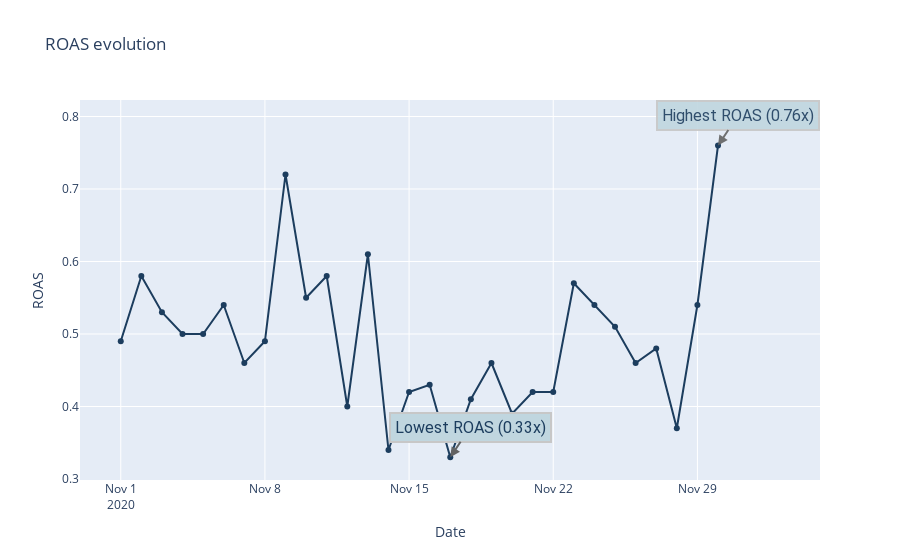

The notebook cell this image was saved under:
### Markdown cell above
### ROAS Evolution

### Code cell
campaigns['spend_date'] = pd.to_datetime(campaigns['spend_date'])
campaigns['spend_date_dt'] = campaigns['spend_date'].dt.date
campaigns_sub = campaigns.groupby(['spend_date_dt'])['impressions','spend'].sum().reset_index()

transaction = pd.concat([app_campaigns,web_campaigns])
transaction['purchased_at'] = pd.to_datetime(transaction['purchased_at'])
transaction['purchased_at_date'] = transaction['purchased_at'].dt.date

transaction = transaction.groupby(['purchased_at_date'])['revenue'].sum().reset_index()

ROAS = pd.merge(transaction,campaigns_sub, how  = 'inner', right_on = ['spend_date_dt'],left_on = ['purchased_at_date'] )
#ROAS = pd.concat([ROAS,web_final]).reset_index(drop = True)
ROAS = ROAS.groupby(['purchased_at_date'])['revenue','impressions','spend'].sum().reset_index()
ROAS['ROAS'] = (ROAS['revenue']/ROAS['spend']).round(2)
fig = go.Figure(data=go.Scatter(x=ROAS.purchased_at_date, y=ROAS.ROAS, mode='lines+markers', line = {'color' : '#1c3d5e'},
                                text = ROAS.ROAS,texttemplate='%{text:.1f}', textposition='top center' ))
fig = fig.update_layout(
    title="ROAS evolution",
    xaxis_title="Date",
    yaxis_title="ROAS")
fig = fig.add_annotation(x='2020-11-30', y=0.76,
            text="Highest ROAS (0.76x)",
            showarrow=True,
        font=dict(
            family="Roboto, monospace, bold",
            size=16,
            color="#1c3d5e"
            ),
        align="center",
        arrowhead=2,
        arrowsize=1,
        arrowwidth=2,
        arrowcolor="#636363",
        ax=20,
        ay=-30,
        bordercolor="#c7c7c7",
        borderwidth=2,
        borderpad=4,
        bgcolor="#c0d6df",
        opacity=0.9)
fig.add_annotation(x='2020-11-17', y=0.33,
            text="Lowest ROAS (0.33x)",
            showarrow=True,
        font=dict(
            family="Roboto, monospace, bold",
            size=16,
            color="#1c3d5e"
            ),
        align="center",
        arrowhead=2,
        arrowsize=1,
        arrowwidth=2,
        arrowcolor="#636363",
        ax=20,
        ay=-30,
        bordercolor="#c7c7c7",
        borderwidth=2,
        borderpad=4,
        bgcolor="#c0d6df",
        opacity=1)

### Figure 1 — Plotly figure (JSON) as saved in the notebook; plotly's stock layout.template omitted (floating-point values rounded to 4 significant figures)
{"data": [{"line": {"color": "#1c3d5e"}, "mode": "lines+markers", "text": [0.49, 0.58, 0.53, 0.5, 0.5, 0.54, 0.46, 0.49, 0.72, 0.55, 0.58, 0.4, 0.61, 0.34, 0.42, 0.43, 0.33, 0.41, 0.46, 0.39, 0.42, 0.42, 0.57, 0.54, 0.51, 0.46, 0.48, 0.37, 0.54, 0.76], "textposition": "top center", "texttemplate": "%{text:.1f}", "type": "scatter", "x": ["2020-11-01", "2020-11-02", "2020-11-03", "2020-11-04", "2020-11-05", "2020-11-06", "2020-11-07", "2020-11-08", "2020-11-09", "2020-11-10", "2020-11-11", "2020-11-12", "2020-11-13", "2020-11-14", "2020-11-15", "2020-11-16", "2020-11-17", "2020-11-18", "2020-11-19", "2020-11-20", "2020-11-21", "2020-11-22", "2020-11-23", "2020-11-24", "2020-11-25", "2020-11-26", "2020-11-27", "2020-11-28", "2020-11-29", "2020-11-30"], "y": [0.49, 0.58, 0.53, 0.5, 0.5, 0.54, 0.46, 0.49, 0.72, 0.55, 0.58, 0.4, 0.61, 0.34, 0.42, 0.43, 0.33, 0.41, 0.46, 0.39, 0.42, 0.42, 0.57, 0.54, 0.51, 0.46, 0.48, 0.37, 0.54, 0.76]}], "layout": {"annotations": [{"align": "center", "arrowcolor": "#636363", "arrowhead": 2, "arrowsize": 1, "arrowwidth": 2, "ax": 20, "ay": -30, "bgcolor": "#c0d6df", "bordercolor": "#c7c7c7", "borderpad": 4, "borderwidth": 2, "font": {"color": "#1c3d5e", "family": "Roboto, monospace, bold", "size": 16}, "opacity": 0.9, "showarrow": true, "text": "Highest ROAS (0.76x)", "x": "2020-11-30", "y": 0.76}, {"align": "center", "arrowcolor": "#636363", "arrowhead": 2, "arrowsize": 1, "arrowwidth": 2, "ax": 20, "ay": -30, "bgcolor": "#c0d6df", "bordercolor": "#c7c7c7", "borderpad": 4, "borderwidth": 2, "font": {"color": "#1c3d5e", "family": "Roboto, monospace, bold", "size": 16}, "opacity": 1, "showarrow": true, "text": "Lowest ROAS (0.33x)", "x": "2020-11-17", "y": 0.33}], "title": {"text": "ROAS evolution"}, "xaxis": {"title": {"text": "Date"}}, "yaxis": {"title": {"text": "ROAS"}}}}
